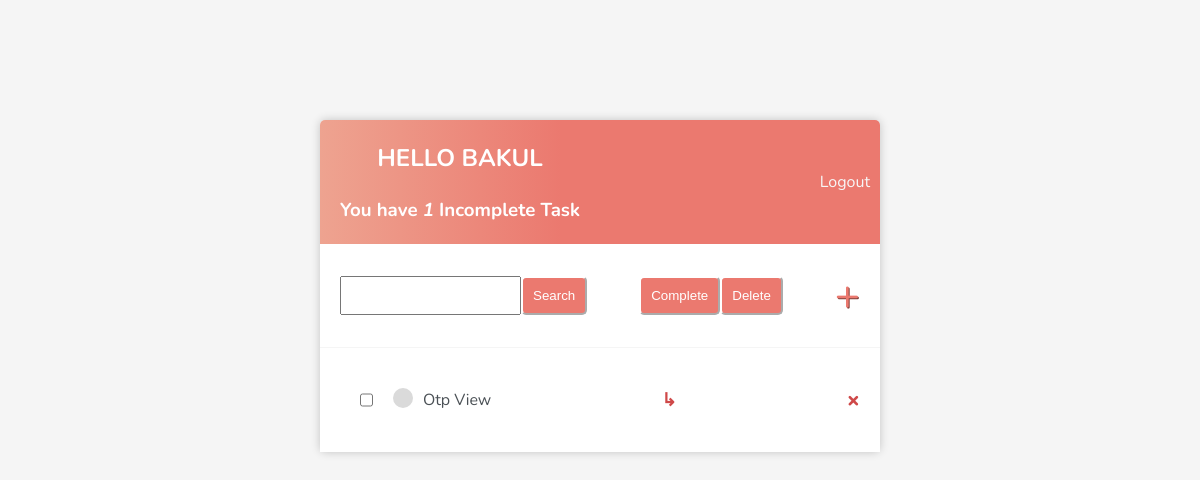
/ (signed in), run on an earlier commit of the app's database.
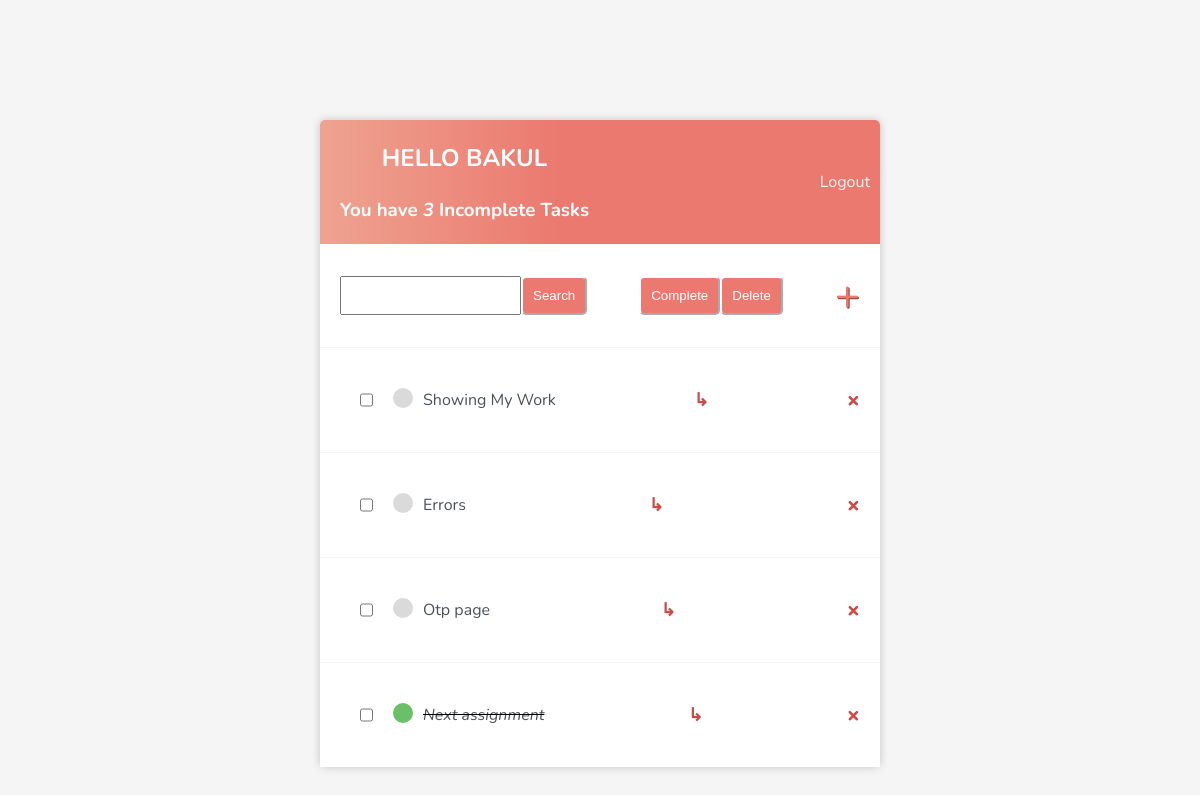
And on a later commit of the database.
### base/models.py (models this page shows)
class task(models.Model):
    user=models.OneToOneField(User,on_delete=models.CASCADE,unique=True,null=True,blank=True)
    title=models.CharField(max_length=200)
    description=models.TextField(null=True,blank=True)
    complete=models.BooleanField(default=False)
    created=models.DateTimeField(auto_now_add=True)
    def __str__(self):
        return self.title
    class Meta:
        ordering=['complete']

### base/views.py (the view, shortened to what this page needs)
# urls.py: path("",TaskList.as_view(),name="tasks"),
class TaskList(LoginRequiredMixin,ListView):
    model=task
    template_name='base/task_list.html'
    context_object_name='tasks'
    def get_context_data(self,**kwargs):
        context=super().get_context_data(**kwargs)
        context['tasks']=context['tasks'].filter(user=self.request.user)
        context['count']=context['tasks'].filter(complete=False).count()
        search_input=self.request.GET.get('search-area') or ''
        if search_input:
            context['tasks']=context['tasks'].filter(title__startswith=search_input)
        context['search_input']=search_input
        return context

### base/templates/base/task_list.html (shortened to what this page needs)
{% extends 'base/main.html' %} {% block content %}
<div class="header">
  <div style="padding: 10px">
    <h1 style="color: white">Hello {{request.user|title}}</h1>
    <h3 style="margin: 0">
      You have <i>{{count}}</i> Incomplete Task{{count|pluralize:"s"}}
    </h3>
  </div>
  {% if request.user.is_authenticated %}
  <a href="{% url 'logout' %}">Logout</a>
  {% else %}
  <a href="{% url 'login' %}">Login</a>
  {% endif %}
</div>
<div id="search-add-wrapper">
  <form method="GET" style="margin-top:20px,;display: flex;">
    <input type="text" name="search-area" value="{{search_input}}" />
    <input class="button" type="submit" value="Search" />
  </form>
  <form method="POST" style="display: flex">
  <button class="btn_complete" type="submit">Complete</button>
  <button type="submit" class="btn_delete">Delete</button>
</form>
  <a id="add-link" href="{% url 'task-create' %}">&#x2b</a>
</div>
<div class="task-items-wrapper">
  {% for task in tasks %}
  <div class="task-item">
    {% if task.complete %}
    <div class="task-title">
      <input type="checkbox" name="task_ids[]" value="{{task.id}}" />
      <div class="task-complete-icon" style="margin-left: 20px;"></div>
      <i><s><a href="{% url 'task-update' task.id %}">{{task}}</a></s></i>
    </div>
    <a class="enter" href="{% url 'task' task.id %}">&#8627;</a>
    <a class="delete-link" href="{% url 'task-delete' task.id %}">&#215;</a>
    {% else %}
    <div class="task-title">
      <input type="checkbox" name="task_ids[]" value="{{task.id}}" />
    <div class="task-incomplete-icon" style="margin-left: 20px;"></div>
     <a href="{% url 'task-update' task.id %}">{{task}}</a>
    </div>
    <a class="enter" href="{% url 'task' task.id %}">&#8627;</a>
    <a class="delete-link" href="{% url 'task-delete' task.id %}">&#215;</a>
    {% endif %}
  </div>
  {% empty %}
  <h3>No items in List</h3>
  {% endfor %} {% endblock content %}

### base/templates/base/main.html (shortened to what this page needs)
<!DOCTYPE html>
<html lang="en">
  <head>
  </head>
  <body>
    <div class="container">{% block content %} {% endblock content %}</div>
  </body>
</html>

### base/templates/base/main.html (style rules this page uses)
* { margin: 0; padding: 0; box-sizing: border-box; }
body { background-color: #f5f5f5; font-family: "Nunito", sans-serif; font-size: 16px; line-height: 1.5; margin-top: 15vh; }
.container { max-width: 560px; margin: 0 auto; background-color: #fff; border-radius: 5px; box-shadow: 0 0 10px rgba(0, 0, 0, 0.2); }
h1 { margin-bottom: 20px; font-size: 24px; font-weight: 700; color: #333; text-align: center; text-transform: uppercase; }
.header { display: flex; justify-content: space-between; align-items: center; color: #fff; padding: 10px; border-radius: 5px 5px 0 0; background: linear-gradient( 90deg, #eea390 0%, #eb796f 43%, #eb796f 100% ); }
.header a { color: rgb(247, 247, 247); text-decoration: none; }
.task-item { display: flex; align-items: center; justify-content: space-between; padding: 20px; background-color: #fff; border-top: 1px solid #f5f5f5; }
.task-title { display: flex; padding: 20px; }
.task-title a { text-decoration: none; color: #4b5156; margin-left: 10px; }
.task-complete-icon { height: 20px; width: 20px; background-color: rgb(105, 192, 105); border-radius: 50%; }
.task-incomplete-icon { height: 20px; width: 20px; background-color: rgb(218, 218, 218); border-radius: 50%; }
.delete-link { text-decoration: none; font-weight: 900; color: #cf4949; font-size: 22px; line-height: 0; padding-left: 20px; }
.enter { text-decoration: none; font-weight: 900; color: #cf4949; font-size: 18px; }
#add-link { color: #eb796f; text-decoration: none; font-size: 42px; text-shadow: 1px 1px #81413b; }
#search-add-wrapper { display: flex; justify-content: space-between; align-items: center; padding: 20px; }
.button, .active { display: flex; justify-content: center; align-items: center; padding: 10px; background: #EB796F; border-radius: 5px; border-color: #fff; color: #fff; font-weight: 500; transition: all 0.3s; cursor: pointer; }
.btn_delete, .active { display: flex; justify-content: center; align-items: center; padding: 10px; background: #EB796F; border-radius: 5px; border-color: #fff; color: #fff; font-weight: 500; transition: all 0.3s; cursor: pointer; }
.btn_complete, .active { display: flex; justify-content: center; align-items: center; padding: 10px; background: #EB796F; border-radius: 5px; border-color: #fff; color: #fff; font-weight: 500; transition: all 0.3s; cursor: pointer; }

What changed in the data, as far as the page shows it:
removed task: title "Otp View"
added task: title "Showing My Work"
added task: title "Errors"
added task: title "Otp page"
added task: title "Next assignment"
Also different on the page:
{{ count }}: "1" → "3"
